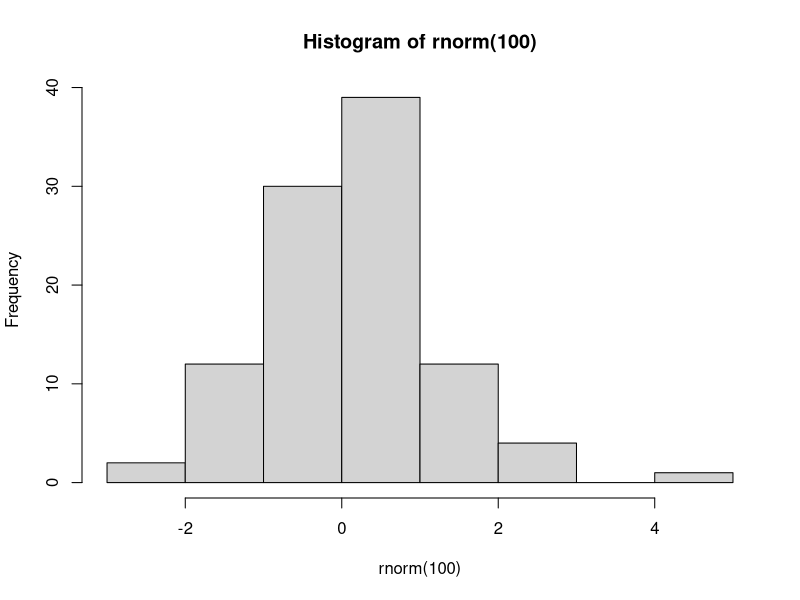
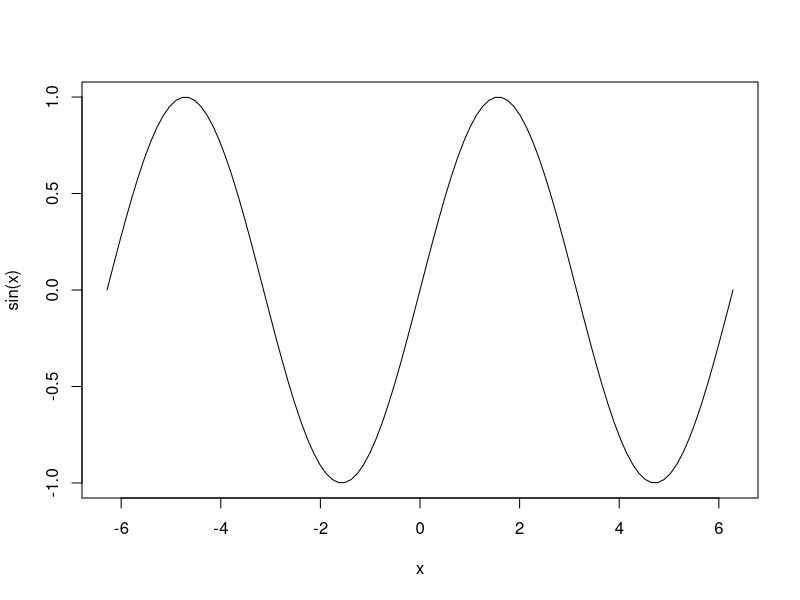

These charts were generated, in order, by the following R code:
## ---- chunk 1
x <- 6 * 7
x
## ---- chunk 2
hist(rnorm(100))
## ---- chunk 3
curve(sin(x), -2*pi, 2*pi)
